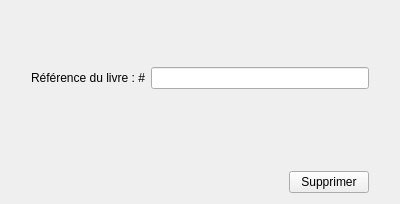
<?xml version="1.0" encoding="UTF-8"?>
<ui version="4.0">
 <class>QSupprimerLivreWidget</class>
 <widget class="QWidget" name="QSupprimerLivreWidget">
  <property name="geometry">
   <rect>
    <x>0</x>
    <y>0</y>
    <width>400</width>
    <height>204</height>
   </rect>
  </property>
  <property name="minimumSize">
   <size>
    <width>400</width>
    <height>204</height>
   </size>
  </property>
  <property name="windowTitle">
   <string>QSupprimerLivreWidget</string>
  </property>
  <layout class="QGridLayout" name="gridLayout">
   <item row="1" column="1">
    <widget class="QLabel" name="LabelError">
     <property name="styleSheet">
      <string notr="true">QLabel{
color: rgb(255, 56, 56)
}</string>
     </property>
     <property name="text">
      <string/>
     </property>
    </widget>
   </item>
   <item row="0" column="1">
    <layout class="QHBoxLayout" name="horizontalLayout">
     <item>
      <widget class="QLabel" name="label">
       <property name="text">
        <string>Référence du livre : #</string>
       </property>
      </widget>
     </item>
     <item>
      <widget class="QLineEdit" name="LineRef"/>
     </item>
    </layout>
   </item>
   <item row="0" column="0">
    <spacer name="verticalSpacer_2">
     <property name="orientation">
      <enum>Qt::Vertical</enum>
     </property>
     <property name="sizeHint" stdset="0">
      <size>
       <width>20</width>
       <height>40</height>
      </size>
     </property>
    </spacer>
   </item>
   <item row="0" column="2">
    <spacer name="verticalSpacer">
     <property name="orientation">
      <enum>Qt::Vertical</enum>
     </property>
     <property name="sizeHint" stdset="0">
      <size>
       <width>20</width>
       <height>40</height>
      </size>
     </property>
    </spacer>
   </item>
   <item row="2" column="1">
    <layout class="QHBoxLayout" name="horizontalLayout_2">
     <property name="topMargin">
      <number>0</number>
     </property>
     <item>
      <spacer name="horizontalSpacer_2">
       <property name="orientation">
        <enum>Qt::Horizontal</enum>
       </property>
       <property name="sizeHint" stdset="0">
        <size>
         <width>40</width>
         <height>20</height>
        </size>
       </property>
      </spacer>
     </item>
     <item>
      <widget class="QPushButton" name="BtnSuppr">
       <property name="text">
        <string>Supprimer</string>
       </property>
      </widget>
     </item>
    </layout>
   </item>
  </layout>
 </widget>
 <layoutdefault spacing="6" margin="11"/>
 <resources/>
 <connections>
  <connection>
   <sender>BtnSuppr</sender>
   <signal>clicked()</signal>
   <receiver>QSupprimerLivreWidget</receiver>
   <slot>Supprimer()</slot>
   <hints>
    <hint type="sourcelabel">
     <x>260</x>
     <y>171</y>
    </hint>
    <hint type="destinationlabel">
     <x>320</x>
     <y>157</y>
    </hint>
   </hints>
  </connection>
 </connections>
 <slots>
  <slot>Supprimer()</slot>
 </slots>
</ui>
